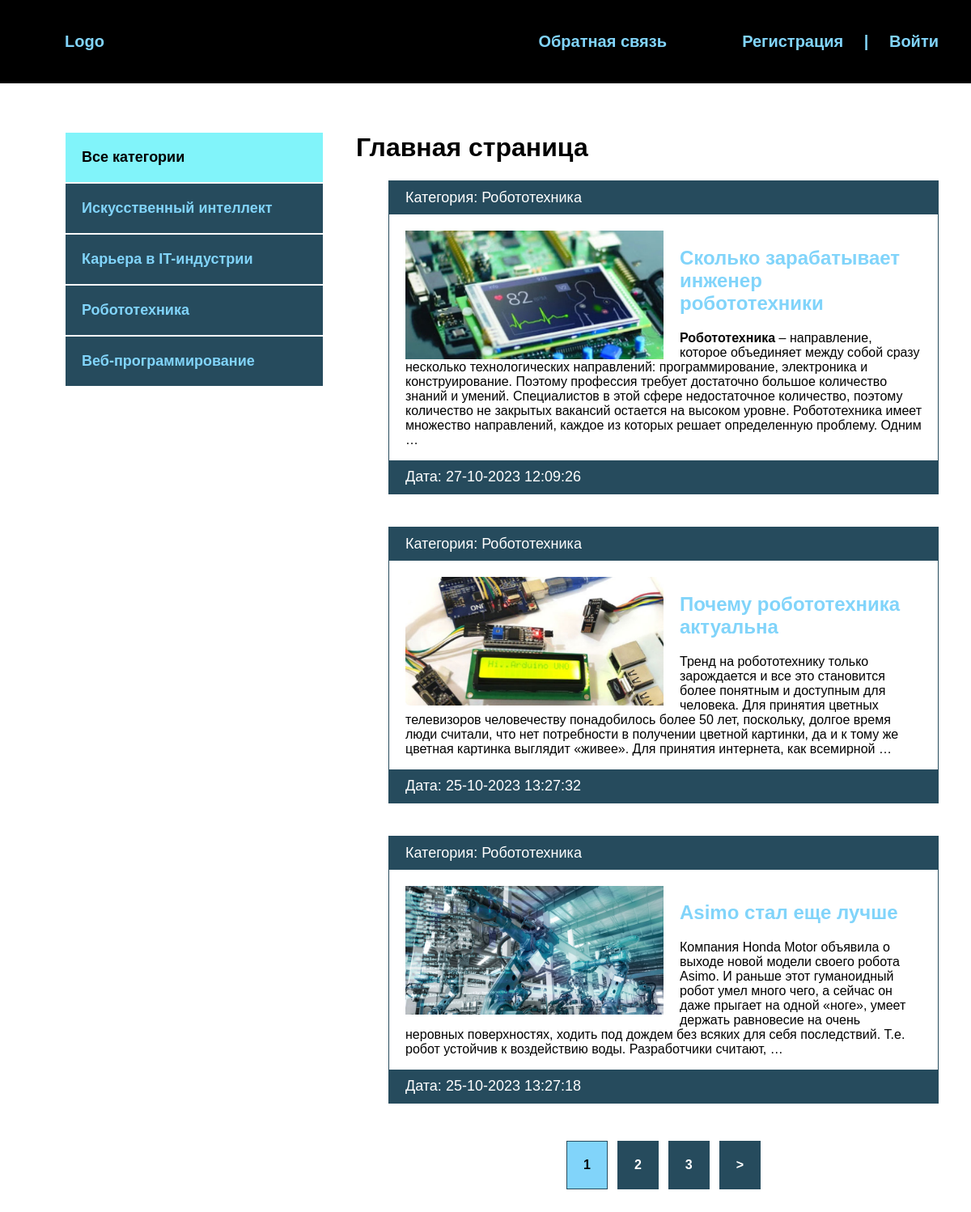
The page / on the database its author committed.
### blog/models.py (models this page shows, shortened)
class Category(models.Model):
    name = models.CharField(max_length=255, verbose_name="Категория")
    slug = models.SlugField(max_length=255, unique=True, verbose_name="URL")
    def __str__(self):
        return self.name
    def get_absolute_url(self):
        return reverse('category', kwargs={'cat_slug': self.slug})
    class Meta:
        verbose_name = 'Категорию'
        verbose_name_plural = 'Категории'

class Blog(models.Model):
    title = models.CharField(max_length=255, verbose_name="Название")
    slug = models.SlugField(max_length=255, unique=True, verbose_name="URL")
    content = models.TextField(blank=True, verbose_name="Содержимое")
    photo = models.ImageField(upload_to="photos/%Y/%m/%d/", blank=True, verbose_name="Фотография")
    time_created = models.DateTimeField(auto_now_add=True, verbose_name="Дата создания")
    time_update = models.DateTimeField(auto_now=True, verbose_name="Дата обновления")
    is_published = models.BooleanField(default=True, verbose_name="Публикация")
    cat = models.ForeignKey('Category', on_delete=models.PROTECT, verbose_name="Категория")
    def get_absolute_url(self):
        return reverse('post', kwargs={'post_slug': self.slug})
    class Meta:
        verbose_name = 'Новость'
        verbose_name_plural = 'Новости'
        ordering = ['-time_created']

### blog/views.py (the view)
# urls.py: path('', BlogHome.as_view(), name='index'),
class BlogHome(DataMixin, ListView):  # DataMixin из документа Utils.py
    model = Blog
    template_name = "blog/index.html"
    context_object_name = 'posts'
    def get_context_data(self, *, object_list=None, **kwargs):
        context = super().get_context_data(**kwargs)
        c_def = self.get_user_context(title='Главная страница')
        return dict(list(context.items()) + list(c_def.items()))
    def get_queryset(self):
        return Blog.objects.filter(is_published=True).select_related('cat')

### blog/utils.py (called while the page is built)
    def get_user_context(self, **kwargs):
        context = kwargs
        cats = Category.objects.annotate(Count('blog'))
        user_menu = menu.copy()
        if not self.request.user.is_authenticated:
            user_menu.pop(0)
        context['menu'] = user_menu
        context['cats'] = cats
        if 'cat_selected' not in context:
            context['cat_selected'] = 0
        return context

### blog/templates/blog/index.html
{% extends 'blog/base.html' %}
{% block content%}
{% load static %}
<h1>{{ title }}</h1>
<ul>
    {% for p in posts %}
    <li>
        <p class="first">Категория: {{ p.cat }}</p>
        <div class="text">
            {% if p.photo %}
                <img src="{{ p.photo.url }}" class="image" alt="">
            {% else %}
                <img src="{% static 'blog/default.jpg' %}" alt="" class="image">
            {% endif %}
            <h2><a href="{{ p.get_absolute_url }}">{{ p.title }}</a></h2>
            <p>{{ p.content|safe|truncatewords:50 }}</p>
        </div>
        <p class="date">Дата: {{ p.time_update|date:'d-m-Y H:i:s' }}</p>
    </li>
    {% endfor %}
</ul>
{% endblock%}

### blog/templates/blog/base.html (shortened to what this page needs)
<!DOCTYPE html>
{% load static %}
{% load blog_tags %}
<html lang="en">
<head>
    <link rel="stylesheet" href="{% static 'css/style.css' %}">
</head>
<body>
<div class="header">
    <div class="wrap">
        <ul class="mainmenu">
            <li class="logo"><a href="{% url 'index' %}">Logo</a></li>
            {% for m in menu %}
                <li class="last"><a href="{% url m.url_name %}">{{ m.title }}</a></li>
            {% endfor %}
            {% if request.user.is_authenticated %}
                <li class="last">{{ user.username }} | <a href="{% url 'logout' %}">Выйти</a></li>
            {% else %}
                <li class="last"><a href="{% url 'register' %}">Регистрация</a> |
                    <a href="{% url 'login' %}">Войти</a></li>
            {% endif %}
        </ul>
    </div>
</div>
<div class="content">
    <div class="wrap">
        <div class="sidebar">
            <ul>
                {% if cat_selected == 0 %}
                    <li class="selected">Все категории</li>
                {% else %}
                    <li><a href="{% url 'index' %}">Все категории</a></li>
                {% endif %}
                {% for c in cats %}
                    {% if c.blog__count > 0 %}
                        {% if c.pk == cat_selected %}
                            <li class="selected">{{ c.name }}</li>
                        {% else %}
                            <li><a href="{{ c.get_absolute_url }}">{{ c.name }}</a></li>
                        {% endif %}
                    {% endif %}
                {% endfor %}
            </ul>
        </div>
        <div class="main">
            {% block content %}
            {% endblock %}
            {% if page_obj.has_other_pages %}
                <div>
                    <ul class="list-pages">
                        {% for p in paginator.page_range %}
                            {% if page_obj.number == p %}
                                <li class="page-num page-num-selected">{{ p }}</li>
                            {% elif p >= page_obj.number|add:-2 and p <= page_obj.number|add:2 %}
                                <li class="page-num"><a href="?page={{ p }}">{{ p }}</a></li>
                            {% endif %}
                        {% endfor %}
                        {% if page_obj.has_next %}
                        <li class="page-num">
                            <a href="?page={{ page_obj.next_page_number }}">&gt;</a>
                        </li>
                        {% endif %}
                    </ul>
                </div>
            {% endif %}
        </div>
    </div>
</div>
</body>
</html>

### blog/static/css/style.css (style rules this page uses)
body { margin: 0; background: #264b5d; padding: 0; font-family: Verdana, Geneva, Tahoma, sans-serif; }
.wrap { max-width: 1200px; margin: 0 auto; }
.content .wrap { background: white; padding: 40px; box-sizing: border-box; display: flex; }
ul { list-style: none; }
a { color: #81d4fa; text-decoration: none; padding: 20px; }
.header { background: #000000; padding: 20px; }
.mainmenu { display: flex; align-items: center; font-size: 20px; font-weight: bold; justify-content: space-between; }
.logo { flex-basis: 40%; }
.last { flex-basis: 30%; text-align: right; color: #81d4fa; }
.sidebar ul { width: 320px; margin-right: 40px; margin-top: 20px; }
.sidebar a { padding: 20px; display: block; border: 1px solid white; background: #264b5d; font-weight: bold; font-size: 18px; }
.selected { font-size: 18px; padding: 20px; border: 1px solid white; font-weight: bold; background: #81f4fa; }
.main li { border: 1px solid #264b5d; margin-bottom: 40px; }
.first, .date { padding: 10px 20px; background: #264b5d; font-size: 18px; color: white; margin: 0; }
.image { float: left; margin-right: 20px; max-width: 50%; }
.text { padding: 20px 20px 0; }
.text a { padding-left: 0; }
.list-pages { display: flex; justify-content: center; }
.list-pages .page-num-selected { background: #81d4fa; padding: 20px; }
.list-pages a { background: #264b5d; padding: 20px; display: block; color: white; }
.page-num { margin: 6px; font-weight: bold; }
.last a { display: inline; }

### rows shown on the page
Category: name "Искусственный интеллект"
Category: name "Карьера в IT-индустрии"
Category: name "Робототехника"
Category: name "Веб-программирование"
Blog: cat "Робототехника", photo (picture), title "Сколько зарабатывает инженер робототехники", content "Робототехника – направление, которое объединяет между собой сразу несколько технологических направлений: программирование, электроника и конструирование. Поэтому профессия требует достаточно большое количество знаний и умений. Специалистов в этой сфере недостаточное количество, поэтому количество не закрытых вакансий остается на высоком уровне. Робототехника имеет множество направлений, каждое из которых решает определенную проблему. Одним …", time_update "27-10-2023 12:09:26"
Blog: cat "Робототехника", photo (picture), title "Почему робототехника актуальна", content "Тренд на робототехнику только зарождается и все это становится более понятным и доступным для человека. Для принятия цветных телевизоров человечеству понадобилось более 50 лет, поскольку, долгое время люди считали, что нет потребности в получении цветной картинки, да и к тому же цветная картинка выглядит «живее». Для принятия интернета, как всемирной …", time_update "25-10-2023 13:27:32"
Blog: cat "Робототехника", title "Asimo стал еще лучше", content "Компания Honda Motor объявила о выходе новой модели своего робота Asimo. И раньше этот гуманоидный робот умел много чего, а сейчас он даже прыгает на одной «ноге», умеет держать равновесие на очень неровных поверхностях, ходить под дождем без всяких для себя последствий. Т.е. робот устойчив к воздействию воды. Разработчики считают, …", time_update "25-10-2023 13:27:18"

### other values the page prints
{{ m.title }} "Обратная связь"
{{ title }} "Главная страница"
{{ p }} "1"
{{ p }} "2" "3"
